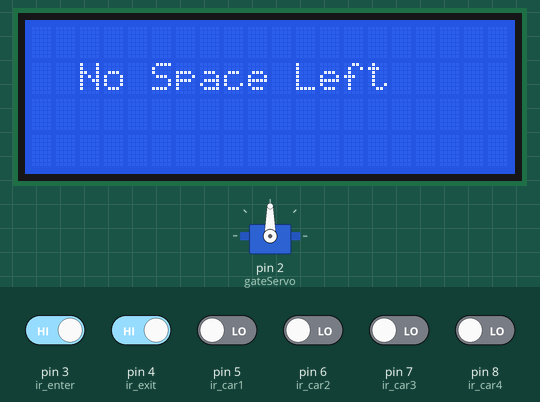
This sketch was run on a simulated Arduino Uno, built with avr-gcc and run on an emulated ATmega328P. On the bench: servo, 20×4 character LCD. The inputs (shaded band) are chosen by the test bench; at power-on: pin 3 (ir_enter), pin 4 (ir_exit) HIGH, pin 5 (ir_car1), pin 6 (ir_car2), pin 7 (ir_car3), pin 8 (ir_car4) LOW.

Above: at 3.3 s.
3.4 s: pin 3 (ir_enter) driven LOW
At 3.8 s:
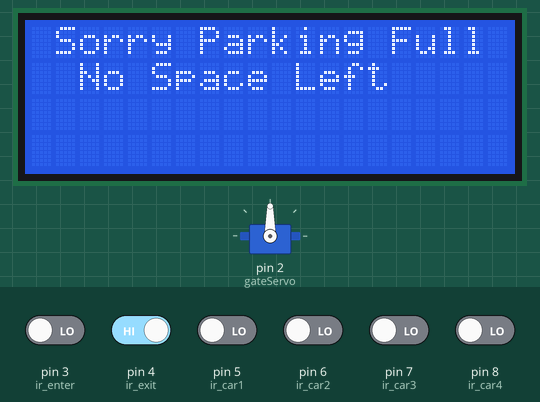
6.4 s: pin 4 (ir_exit) driven LOW
At 7.3 s:
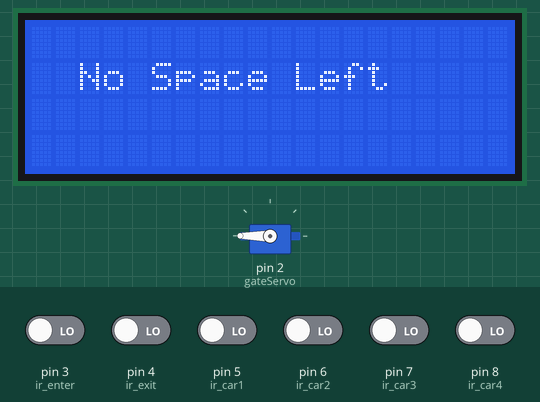
Timing chart, 0 to 9.4 s (numbered marks = the images above; inputs shaded):
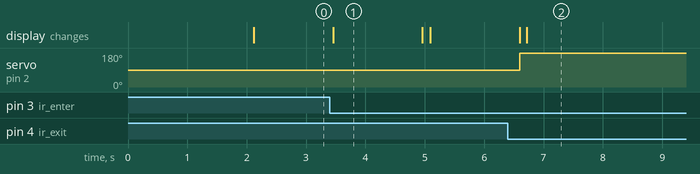

Measured:
- after the input at 3.4 s, the display: changes after 0.05 s (image 1)
- after the input at 6.4 s, servo on pin 2 (gateServo): 90° → 180° after 0.20 s; the display: first differs from a run without the input after 0.32 s (image 2)
- what the display in image 1 shows lasts 1.5 s, from 3.5 s to 5.0 s

The sketch:

carparkingsystem.ino
```cpp
#include <Wire.h>
#include <LiquidCrystal_I2C.h>
#include <Servo.h>

// LCD configuration
LiquidCrystal_I2C lcd(0x27, 20, 4); // Set the LCD address to 0x27 for a 20 chars and 4 line display

// Servo configuration
Servo gateServo;

// Pin configuration for sensors
#define ir_enter 3
#define ir_exit  4
#define ir_car1 5
#define ir_car2 6
#define ir_car3 7
#define ir_car4 8

// Variables to store sensor states
int S1 = 0, S2 = 0, S3 = 0, S4 = 0;
int prevS1 = 0, prevS2 = 0, prevS3 = 0, prevS4 = 0;
int slot = 4; // Total slots available

// Debounce variables
unsigned long lastDebounceTimeEnter = 0;
unsigned long lastDebounceTimeExit = 0;
unsigned long debounceDelay = 200; // Debounce delay time

// Car passing state variables
bool gateOpen = false;
bool carDetected = false;

// State machine states
enum State {
  IDLE,
  CAR_ENTERING,
  CAR_EXITING,
  WAITING_TO_CLOSE
};

State currentState = IDLE;

void setup() {
  Serial.begin(9600);

  // Initialize pins for sensors
  pinMode(ir_car1, INPUT);
  pinMode(ir_car2, INPUT);
  pinMode(ir_car3, INPUT);
  pinMode(ir_car4, INPUT);
  pinMode(ir_enter, INPUT);
  pinMode(ir_exit, INPUT);

  // Attach servo motor
  gateServo.attach(2);
  gateServo.write(90); // Initially close the gate

  // Initialize LCD
  lcd.init();
  lcd.backlight();
  lcd.setCursor(0, 0);
  lcd.print("    Car Parking   ");
  lcd.setCursor(0, 1);
  lcd.print("       System     ");
  delay(2000);
  lcd.clear();

  // Read initial sensor states and calculate available slots
  Read_Sensor();
  int total = S1 + S2 + S3 + S4;
  slot -= total;
}

void loop() {
  // Continuously read sensor states
  Read_Sensor();

  // Update LCD with parking status
  Update_LCD();

  // Handle state machine
  switch (currentState) {
    case IDLE:
      // Check for car entering
      if (digitalRead(ir_enter) == LOW && (millis() - lastDebounceTimeEnter > debounceDelay)) {
        lastDebounceTimeEnter = millis();
        if (slot > 0) {
          currentState = CAR_ENTERING;
          gateServo.write(180); // Open the gate
          carDetected = true;
        } else {
          lcd.setCursor(0, 0);
          lcd.print(" Sorry Parking Full ");
          delay(1500);
          lcd.clear();
        }
      }

      // Check for car exiting
      if (digitalRead(ir_exit) == LOW && (millis() - lastDebounceTimeExit > debounceDelay)) {
        lastDebounceTimeExit = millis();
        currentState = CAR_EXITING;
        gateServo.write(180); // Open the gate
        carDetected = true;
      }
      break;

    case CAR_ENTERING:
      // Check if car has fully entered (cleared the entry sensor)
      if (digitalRead(ir_enter) == HIGH && carDetected) {
        currentState = WAITING_TO_CLOSE;
        carDetected = false;
      }
      break;

    case CAR_EXITING:
      // Check if car has fully exited (cleared the exit sensor)
      if (digitalRead(ir_exit) == HIGH && carDetected) {
        currentState = WAITING_TO_CLOSE;
        carDetected = false;
      }
      break;

    case WAITING_TO_CLOSE:
      // Wait for both sensors to be cleared before closing the gate
      if (digitalRead(ir_enter) == HIGH && digitalRead(ir_exit) == HIGH) {
        gateServo.write(90); // Close the gate
        if (currentState == CAR_EXITING) {
          slot = constrain(slot + 1, 0, 4); // Increment slot count
        } else if (currentState == CAR_ENTERING) {
          slot = constrain(slot - 1, 0, 4); // Decrement slot count
        }
        currentState = IDLE;
      }
      break;
  }

  delay(100);
}

// Function to read sensor states
void Read_Sensor() {
  S1 = digitalRead(ir_car1) == LOW ? 1 : 0;
  S2 = digitalRead(ir_car2) == LOW ? 1 : 0;
  S3 = digitalRead(ir_car3) == LOW ? 1 : 0;
  S4 = digitalRead(ir_car4) == LOW ? 1 : 0;
}

// Function to update LCD with parking status
void Update_LCD() {
  if (slot == 0) {
    lcd.clear();
    lcd.setCursor(0, 1);
    lcd.print("  No Space Left  ");
  } else {
    lcd.setCursor(0, 2);
    lcd.print("Available Slots: ");
    lcd.print(slot);
    lcd.print("     ");

    lcd.setCursor(0, 0);
    lcd.print("S1:");
    lcd.print(S1 == 1 ? "Full " : "Empty");
    lcd.print("  S2:");
    lcd.print(S2 == 1 ? "Full " : "Empty");

    lcd.setCursor(0, 1);
    lcd.print("S3:");
    lcd.print(S3 == 1 ? "Full " : "Empty");
    lcd.print("  S4:");
    lcd.print(S4 == 1 ? "Full " : "Empty");
  }
}
```
